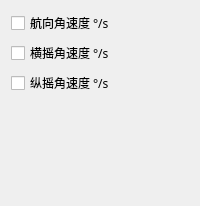
             <widget class="QWidget" name="page_3">
              <layout class="QGridLayout" name="gridLayout_21">
               <item row="1" column="0">
                <widget class="QCheckBox" name="checkBox_6">
                 <property name="font">
                  <font>
                   <family>微软雅黑</family>
                  </font>
                 </property>
                 <property name="text">
                  <string>航向角速度 °/s</string>
                 </property>
                </widget>
               </item>
               <item row="2" column="0">
                <widget class="QCheckBox" name="checkBox_7">
                 <property name="font">
                  <font>
                   <family>微软雅黑</family>
                  </font>
                 </property>
                 <property name="text">
                  <string>横摇角速度 °/s</string>
                 </property>
                </widget>
               </item>
               <item row="3" column="0">
                <widget class="QCheckBox" name="checkBox_8">
                 <property name="font">
                  <font>
                   <family>微软雅黑</family>
                  </font>
                 </property>
                 <property name="text">
                  <string>纵摇角速度 °/s</string>
                 </property>
                </widget>
               </item>
               <item row="4" column="0">
                <spacer name="verticalSpacer_5">
                 <property name="orientation">
                  <enum>Qt::Vertical</enum>
                 </property>
                 <property name="sizeHint" stdset="0">
                  <size>
                   <width>20</width>
                   <height>100</height>
                  </size>
                 </property>
                </spacer>
               </item>
              </layout>
             </widget>
